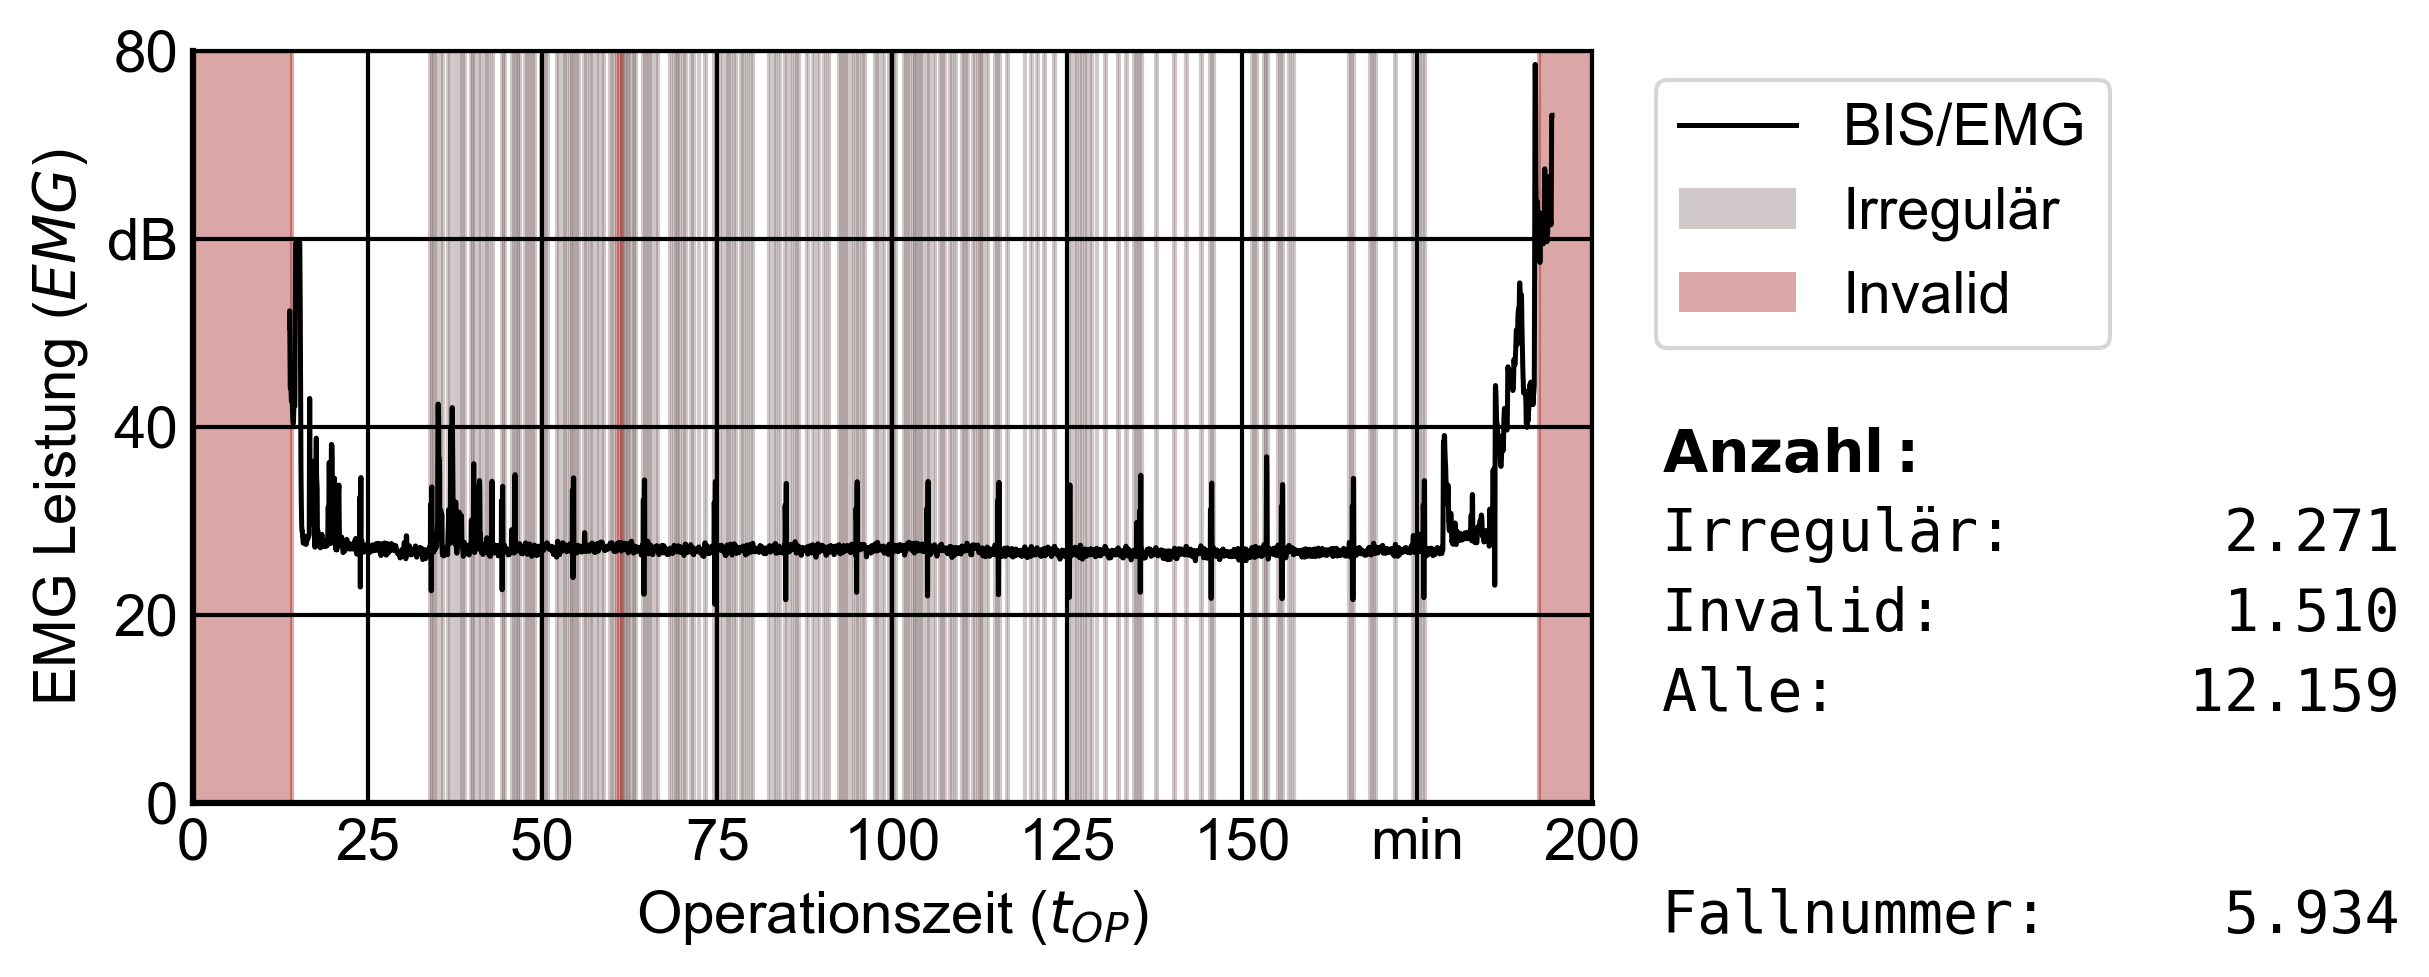

Python code for this plot:
import numpy as np
import pandas as pd
import matplotlib.pyplot as plt
from pathlib import Path
from matplotlib.patches import Patch

DATA_DIR = Path("data")
SUFFIX = "_rawdata.parquet"

CASE_ID = 5934

TIME_COL = "Time"
EMG_COL = "BIS/EMG"
DERIV_COL = "emg_derivative"
LABEL_COL = "label"

LABEL_IRREGULAR = "irregular"
LABEL_INVALID = "invalid"

SHADE_INVALID = True

plt.rcParams.update({
    "font.family": "Arial",
    "font.size": 14
})



def load_case_for_plot(case_id, data_dir=DATA_DIR):
    path = data_dir / f"{case_id}{SUFFIX}"
    df = pd.read_parquet(path)

    required = [TIME_COL, EMG_COL, DERIV_COL, LABEL_COL]
    missing = [c for c in required if c not in df.columns]
    if missing:
        raise ValueError(f"Case {case_id}: missing columns {missing}")

    t = pd.to_numeric(df[TIME_COL], errors="coerce").to_numpy(dtype=float)
    emg = pd.to_numeric(df[EMG_COL], errors="coerce").to_numpy(dtype=float)
    deriv = pd.to_numeric(df[DERIV_COL], errors="coerce").to_numpy(dtype=float)
    labels = df[LABEL_COL].astype(str).to_numpy()

    m = np.isfinite(t)
    return t[m], emg[m], deriv[m], labels[m], path


def contiguous_true_segments(mask):
    mask = np.asarray(mask, dtype=bool)
    idx = np.flatnonzero(mask)
    if idx.size == 0:
        return []

    splits = np.where(np.diff(idx) > 1)[0] + 1
    segments = np.split(idx, splits)
    return [(int(seg[0]), int(seg[-1])) for seg in segments]


def shade_segments(ax, t, segments, color, alpha=0.2):
    for i0, i1 in segments:
        ax.axvspan(t[i0], t[i1], color=color, alpha=alpha)


def replace_second_last_tick_with_unit(ax, axis, unit):
    ax.tick_params(axis='both', which='both', length=0)

    if axis == "y":
        ticks = ax.get_yticks()
        labels = [f"{t:g}" for t in ticks]
        if len(labels) >= 2:
            labels[-2] = unit
        ax.set_yticks(ticks)
        ax.set_yticklabels(labels)

    elif axis == "x":
        ticks = ax.get_xticks()
        labels = [f"{t:g}" for t in ticks]
        if len(labels) >= 2:
            labels[-2] = unit
        ax.set_xticks(ticks)
        ax.set_xticklabels(labels)


def main():
	t, emg, deriv, labels, path = load_case_for_plot(CASE_ID, DATA_DIR)
	t = (t - t.min()) / 60.0

	irregular_mask = labels == LABEL_IRREGULAR
	invalid_mask = labels == LABEL_INVALID

	irr_segments = contiguous_true_segments(irregular_mask)
	inv_segments = contiguous_true_segments(invalid_mask)

	fig, ax = plt.subplots(figsize=(10, 3.5))

	# Shading
	COLOR_IRREGULAR = "#7d6666"
	COLOR_INVALID = "#990000"

	shade_segments(ax, t, irr_segments, color=COLOR_IRREGULAR, alpha=0.35)
	if SHADE_INVALID:
		shade_segments(ax, t, inv_segments, color=COLOR_INVALID, alpha=0.35)

	# Lines
	line_emg, = ax.plot(t, emg, linewidth=1.2, color="black", label=EMG_COL)

	ax.set_xlabel("Operationszeit ($t_{OP}$)")
	ax.set_ylabel("EMG Leistung ($EMG$)")
	ax.set_xlim(0, 200)
	ax.set_ylim(0, 80)

	ax.grid(True, linewidth=1, color='black', alpha=1.0)
	ax.spines['left'].set_linewidth(1.5)
	ax.spines['bottom'].set_linewidth(1.5)
	ax.spines['top'].set_linewidth(1.0)
	ax.spines['right'].set_linewidth(1.0)

	replace_second_last_tick_with_unit(ax, axis="x", unit="min")
	replace_second_last_tick_with_unit(ax, axis="y", unit="dB")

	n_irr = int(np.sum(irregular_mask))
	n_inv = int(np.sum(invalid_mask))
	n_all = len(labels)

	def format_eu(n, width=10):
		if isinstance(n, (int, np.integer)):
			s = f"{int(n):,}".replace(",", ".")
		else:
			s = f"{float(n):.2f}".rstrip("0").rstrip(".")
			s = s.replace(".", ",")
		return f"{s:>{width}}"

	textstr = (
		r"$\bf{Anzahl:}$" "\n"
		f"Irregulär: {format_eu(n_irr)}\n"
		f"Invalid:   {format_eu(n_inv)}\n"
		f"Alle:      {format_eu(n_all)}"
	)

	ax.text(
		1.05, 0.5,
		textstr,
		transform=ax.transAxes,
		ha='left',
		va='top',
		fontsize=14,
		linespacing=1.5,
		family='monospace'
	)

	ax.text(
		1.05, -0.1125, f"{'Fallnummer:':<11}{format_eu(int(CASE_ID))}",
		transform=ax.transAxes,
		ha="left",          
		va="top",      
		family='monospace'       
	)
	
	patch_irregular = Patch(facecolor=COLOR_IRREGULAR, alpha=0.35, label="Irregulär")
	patch_invalid = Patch(facecolor=COLOR_INVALID, alpha=0.35, label="Invalid")
	
	handles = [line_emg, patch_irregular]
	if SHADE_INVALID:
		handles.append(patch_invalid)

	ax.legend(handles=handles, loc='upper left', bbox_to_anchor=(1.025, 1))
	plt.tight_layout(rect=[0, 0, 0.85, 1])
	plt.savefig("06p1_PlotBucketing.png", dpi=300, bbox_inches="tight")
	plt.show()


if __name__ == "__main__":
    main()
